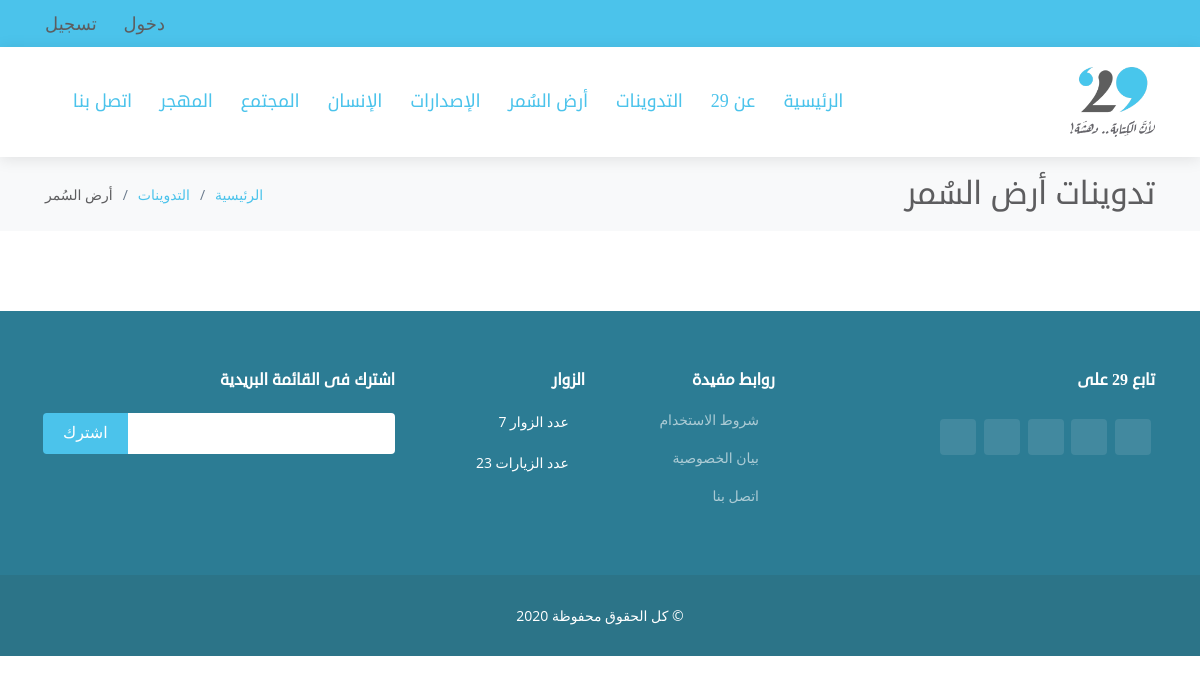
Screenshot of /blog/index/1 with the database file from the repository.
### tables this page shows
CREATE TABLE `b29_category` (
  `cat_id` int(3) NOT NULL,
  `cat_name` varchar(50) NOT NULL,
  `cat_class` varchar(20) NOT NULL,
  `create_at` datetime NOT NULL,
  `create_by` int(5) NOT NULL,
  `update_at` datetime DEFAULT NULL,
  `update_by` int(5) DEFAULT NULL
);

### lib/session.php (called while the page is built, shortened)
<?php
	class session
	{
		public static function get($key)
		{
			if(isset($_SESSION[$key]))
			{
				return $_SESSION[$key];
			}else
			{
				return false;
			}
		}
	}
?>

### controller/blog.php (called while the page is built, shortened)
<?php
	class blog extends controller
	{
		function __construct()
		{
			$this->view->CSS = array();
			$this->view->JS = array('views/blog/JS/blog.js');
		}
		function index($category=0)
		{
			$this->view->menu 			= $this->model->menu();
			$this->view->category 		= $this->model->category($category);
			$this->view->render(array('blog/index'),'home');
		}
	}
?>

### index.php (called while the page is built, shortened)
<?php
	$app = new bootstrap();
?>

### lib/database.php (called while the page is built, shortened)
<?php
	class database extends PDO
	{
		function __construct()
		{
			$this->get_config();
		}
		private function get_config()
		{
			$x = $this->select("SELECT * FROM ".DB_PREFEX."config",array());
		}
		public function select($sql,$data,$fetchMode = PDO::FETCH_ASSOC)
		{
			$sth = $this->prepare($sql);
			if(count($data)>0)
			{
				foreach($data as $key => $val)
				{
					$sth->bindValue("$key",$val);
				}
			}
			$sth->execute();
			return $sth->fetchAll($fetchMode);
		}
		public function get_menu()
		{
			$x = $this->select("SELECT ".DB_PREFEX."category.*, count(blog_id) as no
								FROM ".DB_PREFEX."category
								LEFT JOIN ".DB_PREFEX."blog_category ON category = cat_id
								WHERE 1=1
								GROUP BY cat_id",array());
			$menu = array();
			foreach($x as $val)
			{
				$menu[$val['cat_id']] = array('id'=>$val['cat_id']
											,'name'=>$val['cat_name']
											,'count'=>$val['no']
											);
			}
			return $menu;
		}
	}
?>

### models/blog_model.php (called while the page is built, shortened)
<?php
	class blog_model extends model
	{
		function __construct()
		{
			parent::__construct();
		}
		public function menu()
		{
			return $this->db->get_menu();
		}
		public function category($category)
		{
			$form	= new form();
			if(empty($category) || !$form->single_valid($category,'Integer'))
			{
				return array();
			}else
			{
				$x = $this->db->select("SELECT cat_id, cat_name, cat_class
										FROM ".DB_PREFEX."category
										WHERE cat_id = :ID
										",array(":ID"=>$category));
				return $x[0];
			}
		}
	}
?>

### lib/model.php (called while the page is built)
<?php
	class model
	{
		function __construct()
		{
			$this->db = new database();
		}
	}
?>

### lib/controller.php (called while the page is built, shortened)
<?php
	class controller
	{
		public function loadModel($name,$model_path)
		{
			$path = $model_path.$name.'_model.php';
			if(file_exists($path))
			{
				$this->model = new $model_name();
			}
		}
	}
?>

### views/menus/bloger.php (the view)
<section id="topbar" class="d-none d-lg-block">
	<div class="container d-flex">
		<div class="contact-info mr-auto">
			<i class="icofont-sign-in"></i><a href="<?php echo URL ?>login">دخول</a>
			<i class="icofont-user"></i><a href="<?php echo URL ?>login/register">تسجيل</a>
		</div>
	</div>
</section>
<header id="header" class="header-inner-pages sticky-top">
	<div class="container d-flex align-items-center">
		<a href="<?php echo URL ?>" class="logo"><img src="<?php echo URL ?>public/IMG/logo.png" alt="" class="img-fluid"></a>
		<nav class="nav-menu d-none mr-auto d-lg-block">
			<ul>
				<li><a href="<?php echo URL ?>">الرئيسية</a></li>
				<li><a href="<?php echo URL ?>dashboard/about">عن 29 </a></li>
				<li><a href="<?php echo URL ?>blog/index">التدوينات</a></li>
			<?php
				foreach($this->menu as $val)
				{
					echo "<li><a href='".URL."blog/index/".$val['id']."'>".$val['name']."</a></li>";
				}
			?>
				<li><a href="<?php echo URL ?>dashboard/contact">اتصل بنا</a></li>
			</ul>
		</nav>
	</div>
</header>

### lib/view.php (shortened to what this page needs)
<?php
	class view
	{
		public function render($files,$class="")
		{
			$this->get_header($class);
			foreach($files as $k => $name)
			{
				$file_name = "views/".$name.".php";
				if(file_exists($file_name))
				{
					require($file_name);
				}else
				{
					$this->file_name = $name;
					require("views/error/err404.php");
				}
			}
		}
		public function get_header($class)
		{
			require("views/header/header.php");
			$this->get_menus($class);
		}
		private function get_menus($class)
		{
			if(session::get('user_type'))
			{
				require("views/menus/".session::get('user_type').".php");
				switch($class)
				{
					case 'home':
					break;
					default:
				}
			}elseif($class == 'login')
			{
				require("views/menus/bloger.php");
			}else
			{
				require("views/menus/bloger.php");
			}
		}
		public function get_footer($class)
		{
			require("views/footer/footer.php");
		}
	}
?>

### views/blog/index.php (shortened to what this page needs)
<main id="main">
	<section id="breadcrumbs" class="breadcrumbs">
		<div class="container">
			<div class="d-flex justify-content-between align-items-center">
				<h2><?php echo (!empty($this->category))?"تدوينات ".$this->category['cat_name']:"كل التدوينات";?></h2>
				<ol>
					<li><a href="<?php echo URL;?>">الرئيسية</a></li>
				<?php
					if(!empty($this->category))
					{
						echo '<li><a href="'.URL.'blog/">التدوينات</a></li>';
						echo '<li>'.$this->category['cat_name'].'</li>';
					}else
					{
						echo "<li>التدوينات</li>";
					}
				?>
				</ol>
			</div>
		</div>
	</section>
	<section id="blog_data" class="blog">
	</section>
</main>

### public/CSS/style.css (style rules this page uses)
body { font-family: "Open Sans", sans-serif; color: #5d5d5f; direction: rtl !important; text-align: right; }
a { color: #4bc3eb; }
h1, h2, h3, h4, h5, h6 { font-family: 'droid-sans'; }
#topbar { background: #4bc3eb; padding: 10px 0; font-size: 18px; color: #5d5d5f; }
#topbar .contact-info a { line-height: 1; color: #5d5d5f; transition: 0.3s; }
#topbar .contact-info i { color: #5d5d5f; padding: 4px; }
#header { background: white; transition: all 0.5s; z-index: 997; padding: 20px 0; }
#header.header-inner-pages { box-shadow: 0px 2px 15px rgba(0, 0, 0, 0.1); }
#header .logo { font-size: 28px; margin: 0; padding: 0; line-height: 1; font-weight: 700; text-transform: uppercase; }
#header .logo img { max-height: 70px; }
.nav-menu ul { margin: 0; padding: 0; list-style: none; }
.nav-menu > ul { display: flex; }
.nav-menu > ul > li { position: relative; white-space: nowrap; padding: 12px 0 12px 28px; }
.nav-menu a { display: block; position: relative; color: #4bc3eb; transition: 0.3s; font-size: 18px; font-weight: 500; font-family: 'droid-sans'; }
.mobile-nav { position: fixed; top: 55px; right: 15px; bottom: 15px; left: 15px; z-index: 9999; overflow-y: auto; background: #fff; transition: ease-in-out 0.2s; opacity: 0; visibility: hidden; border-radius: 10px; padding: 10px 0; height: auto; }
.mobile-nav * { margin: 0; padding: 0; list-style: none; }
.mobile-nav a { display: block; position: relative; color: #4bc3eb; padding: 10px 20px; font-weight: 500; outline: none; }
section { padding: 60px 0; }
.breadcrumbs { padding: 18px 0; background: #f8f9fa; min-height: 40px; margin-top: 0px; }
.breadcrumbs h2 { font-size: 32px; font-weight: 300; margin: 0; }
.breadcrumbs ol { display: flex; flex-wrap: wrap; list-style: none; padding: 0; margin: 0; font-size: 14px; }
.breadcrumbs ol li + li { padding-right: 10px; }
.breadcrumbs ol li + li::before { display: inline-block; padding-left: 10px; color: #6b7b8d; content: "/"; }
.blog { padding: 40px 0 40px 0; }

### rows the page displays
b29_category: cat_name "أرض السُمر"
b29_category: cat_name "الإصدارات"
b29_category: cat_name "الإنسان"
b29_category: cat_name "المجتمع"
b29_category: cat_name "المهجر"

### other values shown
session::get('NEW_VISIT') "7"
session::get('VISIT') "23"
